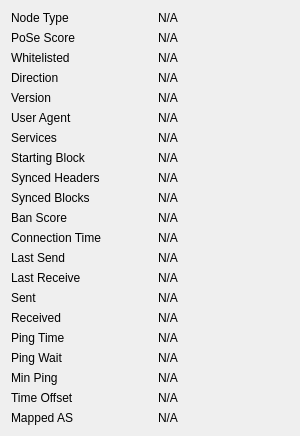
             <widget class="QWidget" name="detailWidget">
              <property name="geometry">
               <rect>
                <x>0</x>
                <y>0</y>
                <width>300</width>
                <height>426</height>
               </rect>
              </property>
              <property name="minimumSize">
               <size>
                <width>300</width>
                <height>0</height>
               </size>
              </property>
              <layout class="QGridLayout" name="gridLayout_2" columnminimumwidth="0,10,0">
               <item row="0" column="0">
                <widget class="QLabel" name="label_50">
                 <property name="text">
                  <string>Node Type</string>
                 </property>
                </widget>
               </item>
               <item row="0" column="2">
                <widget class="QLabel" name="peerNodeType">
                 <property name="cursor">
                  <cursorShape>IBeamCursor</cursorShape>
                 </property>
                 <property name="text">
                  <string>N/A</string>
                 </property>
                 <property name="textFormat">
                  <enum>Qt::PlainText</enum>
                 </property>
                 <property name="textInteractionFlags">
                  <set>Qt::LinksAccessibleByMouse|Qt::TextSelectableByKeyboard|Qt::TextSelectableByMouse</set>
                 </property>
                </widget>
               </item>
               <item row="1" column="0">
                <widget class="QLabel" name="label_51">
                 <property name="text">
                  <string>PoSe Score</string>
                 </property>
                </widget>
               </item>
               <item row="1" column="2">
                <widget class="QLabel" name="peerPoSeScore">
                 <property name="cursor">
                  <cursorShape>IBeamCursor</cursorShape>
                 </property>
                 <property name="text">
                  <string>N/A</string>
                 </property>
                 <property name="textFormat">
                  <enum>Qt::PlainText</enum>
                 </property>
                 <property name="textInteractionFlags">
                  <set>Qt::LinksAccessibleByMouse|Qt::TextSelectableByKeyboard|Qt::TextSelectableByMouse</set>
                 </property>
                </widget>
               </item>
               <item row="2" column="0">
                <widget class="QLabel" name="label_30">
                 <property name="text">
                  <string>Whitelisted</string>
                 </property>
                </widget>
               </item>
               <item row="2" column="2">
                <widget class="QLabel" name="peerWhitelisted">
                 <property name="cursor">
                  <cursorShape>IBeamCursor</cursorShape>
                 </property>
                 <property name="text">
                  <string>N/A</string>
                 </property>
                 <property name="textFormat">
                  <enum>Qt::PlainText</enum>
                 </property>
                 <property name="textInteractionFlags">
                  <set>Qt::LinksAccessibleByMouse|Qt::TextSelectableByKeyboard|Qt::TextSelectableByMouse</set>
                 </property>
                </widget>
               </item>
               <item row="3" column="0">
                <widget class="QLabel" name="label_23">
                 <property name="text">
                  <string>Direction</string>
                 </property>
                </widget>
               </item>
               <item row="3" column="2">
                <widget class="QLabel" name="peerDirection">
                 <property name="cursor">
                  <cursorShape>IBeamCursor</cursorShape>
                 </property>
                 <property name="text">
                  <string>N/A</string>
                 </property>
                 <property name="textFormat">
                  <enum>Qt::PlainText</enum>
                 </property>
                 <property name="textInteractionFlags">
                  <set>Qt::LinksAccessibleByMouse|Qt::TextSelectableByKeyboard|Qt::TextSelectableByMouse</set>
                 </property>
                </widget>
               </item>
               <item row="4" column="0">
                <widget class="QLabel" name="label_21">
                 <property name="text">
                  <string>Version</string>
                 </property>
                </widget>
               </item>
               <item row="4" column="2">
                <widget class="QLabel" name="peerVersion">
                 <property name="cursor">
                  <cursorShape>IBeamCursor</cursorShape>
                 </property>
                 <property name="text">
                  <string>N/A</string>
                 </property>
                 <property name="textFormat">
                  <enum>Qt::PlainText</enum>
                 </property>
                 <property name="textInteractionFlags">
                  <set>Qt::LinksAccessibleByMouse|Qt::TextSelectableByKeyboard|Qt::TextSelectableByMouse</set>
                 </property>
                </widget>
               </item>
               <item row="5" column="0">
                <widget class="QLabel" name="label_28">
                 <property name="text">
                  <string>User Agent</string>
                 </property>
                </widget>
               </item>
               <item row="5" column="2">
                <widget class="QLabel" name="peerSubversion">
                 <property name="cursor">
                  <cursorShape>IBeamCursor</cursorShape>
                 </property>
                 <property name="text">
                  <string>N/A</string>
                 </property>
                 <property name="textFormat">
                  <enum>Qt::PlainText</enum>
                 </property>
                 <property name="wordWrap">
                  <bool>true</bool>
                 </property>
                 <property name="textInteractionFlags">
                  <set>Qt::LinksAccessibleByMouse|Qt::TextSelectableByKeyboard|Qt::TextSelectableByMouse</set>
                 </property>
                </widget>
               </item>
               <item row="6" column="0">
                <widget class="QLabel" name="label_4">
                 <property name="text">
                  <string>Services</string>
                 </property>
                </widget>
               </item>
               <item row="6" column="2">
                <widget class="QLabel" name="peerServices">
                 <property name="cursor">
                  <cursorShape>IBeamCursor</cursorShape>
                 </property>
                 <property name="text">
                  <string>N/A</string>
                 </property>
                 <property name="textFormat">
                  <enum>Qt::PlainText</enum>
                 </property>
                 <property name="textInteractionFlags">
                  <set>Qt::LinksAccessibleByMouse|Qt::TextSelectableByKeyboard|Qt::TextSelectableByMouse</set>
                 </property>
                </widget>
               </item>
               <item row="7" column="0">
                <widget class="QLabel" name="label_29">
                 <property name="text">
                  <string>Starting Block</string>
                 </property>
                </widget>
               </item>
               <item row="7" column="2">
                <widget class="QLabel" name="peerHeight">
                 <property name="cursor">
                  <cursorShape>IBeamCursor</cursorShape>
                 </property>
                 <property name="text">
                  <string>N/A</string>
                 </property>
                 <property name="textFormat">
                  <enum>Qt::PlainText</enum>
                 </property>
                 <property name="textInteractionFlags">
                  <set>Qt::LinksAccessibleByMouse|Qt::TextSelectableByKeyboard|Qt::TextSelectableByMouse</set>
                 </property>
                </widget>
               </item>
               <item row="8" column="0">
                <widget class="QLabel" name="label_27">
                 <property name="text">
                  <string>Synced Headers</string>
                 </property>
                </widget>
               </item>
               <item row="8" column="2">
                <widget class="QLabel" name="peerSyncHeight">
                 <property name="cursor">
                  <cursorShape>IBeamCursor</cursorShape>
                 </property>
                 <property name="text">
                  <string>N/A</string>
                 </property>
                 <property name="textFormat">
                  <enum>Qt::PlainText</enum>
                 </property>
                 <property name="textInteractionFlags">
                  <set>Qt::LinksAccessibleByMouse|Qt::TextSelectableByKeyboard|Qt::TextSelectableByMouse</set>
                 </property>
                </widget>
               </item>
               <item row="9" column="0">
                <widget class="QLabel" name="label_25">
                 <property name="text">
                  <string>Synced Blocks</string>
                 </property>
                </widget>
               </item>
               <item row="9" column="2">
                <widget class="QLabel" name="peerCommonHeight">
                 <property name="cursor">
                  <cursorShape>IBeamCursor</cursorShape>
                 </property>
                 <property name="text">
                  <string>N/A</string>
                 </property>
                 <property name="textFormat">
                  <enum>Qt::PlainText</enum>
                 </property>
                 <property name="textInteractionFlags">
                  <set>Qt::LinksAccessibleByMouse|Qt::TextSelectableByKeyboard|Qt::TextSelectableByMouse</set>
                 </property>
                </widget>
               </item>
               <item row="10" column="0">
                <widget class="QLabel" name="label_24">
                 <property name="text">
                  <string>Ban Score</string>
                 </property>
                </widget>
               </item>
               <item row="10" column="2">
                <widget class="QLabel" name="peerBanScore">
                 <property name="cursor">
                  <cursorShape>IBeamCursor</cursorShape>
                 </property>
                 <property name="text">
                  <string>N/A</string>
                 </property>
                 <property name="textFormat">
                  <enum>Qt::PlainText</enum>
                 </property>
                 <property name="textInteractionFlags">
                  <set>Qt::LinksAccessibleByMouse|Qt::TextSelectableByKeyboard|Qt::TextSelectableByMouse</set>
                 </property>
                </widget>
               </item>
               <item row="11" column="0">
                <widget class="QLabel" name="label_22">
                 <property name="text">
                  <string>Connection Time</string>
                 </property>
                </widget>
               </item>
               <item row="11" column="2">
                <widget class="QLabel" name="peerConnTime">
                 <property name="cursor">
                  <cursorShape>IBeamCursor</cursorShape>
                 </property>
                 <property name="text">
                  <string>N/A</string>
                 </property>
                 <property name="textFormat">
                  <enum>Qt::PlainText</enum>
                 </property>
                 <property name="textInteractionFlags">
                  <set>Qt::LinksAccessibleByMouse|Qt::TextSelectableByKeyboard|Qt::TextSelectableByMouse</set>
                 </property>
                </widget>
               </item>
               <item row="12" column="0">
                <widget class="QLabel" name="label_15">
                 <property name="text">
                  <string>Last Send</string>
                 </property>
                </widget>
               </item>
               <item row="12" column="2">
                <widget class="QLabel" name="peerLastSend">
                 <property name="cursor">
                  <cursorShape>IBeamCursor</cursorShape>
                 </property>
                 <property name="text">
                  <string>N/A</string>
                 </property>
                 <property name="textFormat">
                  <enum>Qt::PlainText</enum>
                 </property>
                 <property name="textInteractionFlags">
                  <set>Qt::LinksAccessibleByMouse|Qt::TextSelectableByKeyboard|Qt::TextSelectableByMouse</set>
                 </property>
                </widget>
               </item>
               <item row="13" column="0">
                <widget class="QLabel" name="label_19">
                 <property name="text">
                  <string>Last Receive</string>
                 </property>
                </widget>
               </item>
               <item row="13" column="2">
                <widget class="QLabel" name="peerLastRecv">
                 <property name="cursor">
                  <cursorShape>IBeamCursor</cursorShape>
                 </property>
                 <property name="text">
                  <string>N/A</string>
                 </property>
                 <property name="textFormat">
                  <enum>Qt::PlainText</enum>
                 </property>
                 <property name="textInteractionFlags">
                  <set>Qt::LinksAccessibleByMouse|Qt::TextSelectableByKeyboard|Qt::TextSelectableByMouse</set>
                 </property>
                </widget>
               </item>
               <item row="14" column="0">
                <widget class="QLabel" name="label_18">
                 <property name="text">
                  <string>Sent</string>
                 </property>
                </widget>
               </item>
               <item row="14" column="2">
                <widget class="QLabel" name="peerBytesSent">
                 <property name="cursor">
                  <cursorShape>IBeamCursor</cursorShape>
                 </property>
                 <property name="text">
                  <string>N/A</string>
                 </property>
                 <property name="textFormat">
                  <enum>Qt::PlainText</enum>
                 </property>
                 <property name="textInteractionFlags">
                  <set>Qt::LinksAccessibleByMouse|Qt::TextSelectableByKeyboard|Qt::TextSelectableByMouse</set>
                 </property>
                </widget>
               </item>
               <item row="15" column="0">
                <widget class="QLabel" name="label_20">
                 <property name="text">
                  <string>Received</string>
                 </property>
                </widget>
               </item>
               <item row="15" column="2">
                <widget class="QLabel" name="peerBytesRecv">
                 <property name="cursor">
                  <cursorShape>IBeamCursor</cursorShape>
                 </property>
                 <property name="text">
                  <string>N/A</string>
                 </property>
                 <property name="textFormat">
                  <enum>Qt::PlainText</enum>
                 </property>
                 <property name="textInteractionFlags">
                  <set>Qt::LinksAccessibleByMouse|Qt::TextSelectableByKeyboard|Qt::TextSelectableByMouse</set>
                 </property>
                </widget>
               </item>
               <item row="16" column="0">
                <widget class="QLabel" name="label_26">
                 <property name="text">
                  <string>Ping Time</string>
                 </property>
                </widget>
               </item>
               <item row="16" column="2">
                <widget class="QLabel" name="peerPingTime">
                 <property name="cursor">
                  <cursorShape>IBeamCursor</cursorShape>
                 </property>
                 <property name="text">
                  <string>N/A</string>
                 </property>
                 <property name="textFormat">
                  <enum>Qt::PlainText</enum>
                 </property>
                 <property name="textInteractionFlags">
                  <set>Qt::LinksAccessibleByMouse|Qt::TextSelectableByKeyboard|Qt::TextSelectableByMouse</set>
                 </property>
                </widget>
               </item>
               <item row="17" column="0">
                <widget class="QLabel" name="peerPingWaitLabel">
                 <property name="toolTip">
                  <string>The duration of a currently outstanding ping.</string>
                 </property>
                 <property name="text">
                  <string>Ping Wait</string>
                 </property>
                </widget>
               </item>
               <item row="17" column="2">
                <widget class="QLabel" name="peerPingWait">
                 <property name="cursor">
                  <cursorShape>IBeamCursor</cursorShape>
                 </property>
                 <property name="text">
                  <string>N/A</string>
                 </property>
                 <property name="textFormat">
                  <enum>Qt::PlainText</enum>
                 </property>
                 <property name="textInteractionFlags">
                  <set>Qt::LinksAccessibleByMouse|Qt::TextSelectableByKeyboard|Qt::TextSelectableByMouse</set>
                 </property>
                </widget>
               </item>
               <item row="18" column="0">
                <widget class="QLabel" name="peerMinPingLabel">
                 <property name="text">
                  <string>Min Ping</string>
                 </property>
                </widget>
               </item>
               <item row="18" column="2">
                <widget class="QLabel" name="peerMinPing">
                 <property name="cursor">
                  <cursorShape>IBeamCursor</cursorShape>
                 </property>
                 <property name="text">
                  <string>N/A</string>
                 </property>
                 <property name="textFormat">
                  <enum>Qt::PlainText</enum>
                 </property>
                 <property name="textInteractionFlags">
                  <set>Qt::LinksAccessibleByMouse|Qt::TextSelectableByKeyboard|Qt::TextSelectableByMouse</set>
                 </property>
                </widget>
               </item>
               <item row="19" column="0">
                <widget class="QLabel" name="label_timeoffset">
                 <property name="text">
                  <string>Time Offset</string>
                 </property>
                </widget>
               </item>
               <item row="19" column="2">
                <widget class="QLabel" name="timeoffset">
                 <property name="cursor">
                  <cursorShape>IBeamCursor</cursorShape>
                 </property>
                 <property name="text">
                  <string>N/A</string>
                 </property>
                 <property name="textFormat">
                  <enum>Qt::PlainText</enum>
                 </property>
                 <property name="textInteractionFlags">
                  <set>Qt::LinksAccessibleByMouse|Qt::TextSelectableByKeyboard|Qt::TextSelectableByMouse</set>
                 </property>
                </widget>
               </item>
               <item row="20" column="0">
                <widget class="QLabel" name="peerMappedASLabel">
                 <property name="toolTip">
                  <string>The mapped Autonomous System used for diversifying peer selection.</string>
                 </property>
                 <property name="text">
                  <string>Mapped AS</string>
                 </property>
                </widget>
               </item>
               <item row="20" column="2">
                <widget class="QLabel" name="peerMappedAS">
                 <property name="cursor">
                  <cursorShape>IBeamCursor</cursorShape>
                 </property>
                 <property name="text">
                  <string>N/A</string>
                 </property>
                 <property name="textFormat">
                  <enum>Qt::PlainText</enum>
                 </property>
                 <property name="textInteractionFlags">
                  <set>Qt::LinksAccessibleByMouse|Qt::TextSelectableByKeyboard|Qt::TextSelectableByMouse</set>
                 </property>
                </widget>
               </item>
               <item row="21" column="0">
                <spacer name="verticalSpacer_3">
                 <property name="orientation">
                  <enum>Qt::Vertical</enum>
                 </property>
                 <property name="sizeHint" stdset="0">
                  <size>
                   <width>20</width>
                   <height>10</height>
                  </size>
                 </property>
                </spacer>
               </item>
              </layout>
             </widget>
